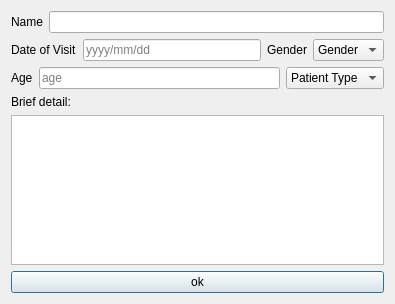
<?xml version="1.0" encoding="UTF-8"?>
<ui version="4.0">
 <class>nextwindow</class>
 <widget class="QDialog" name="nextwindow">
  <property name="geometry">
   <rect>
    <x>0</x>
    <y>0</y>
    <width>395</width>
    <height>304</height>
   </rect>
  </property>
  <property name="windowTitle">
   <string>Dialog</string>
  </property>
  <layout class="QVBoxLayout" name="verticalLayout_5">
   <item>
    <layout class="QVBoxLayout" name="verticalLayout_3">
     <item>
      <layout class="QVBoxLayout" name="verticalLayout_2">
       <item>
        <layout class="QVBoxLayout" name="verticalLayout">
         <item>
          <layout class="QHBoxLayout" name="horizontalLayout_2">
           <item>
            <layout class="QHBoxLayout" name="horizontalLayout">
             <item>
              <widget class="QLabel" name="nameLabel">
               <property name="text">
                <string>Name</string>
               </property>
              </widget>
             </item>
             <item>
              <widget class="QLineEdit" name="NameEditBox"/>
             </item>
            </layout>
           </item>
          </layout>
         </item>
        </layout>
       </item>
       <item>
        <layout class="QHBoxLayout" name="horizontalLayout_5">
         <item>
          <layout class="QHBoxLayout" name="horizontalLayout_4">
           <item>
            <widget class="QLabel" name="DateofVisitBox">
             <property name="frameShape">
              <enum>QFrame::NoFrame</enum>
             </property>
             <property name="lineWidth">
              <number>1</number>
             </property>
             <property name="text">
              <string>Date of Visit</string>
             </property>
            </widget>
           </item>
           <item>
            <widget class="QLineEdit" name="DateofVisit">
             <property name="inputMask">
              <string/>
             </property>
             <property name="text">
              <string/>
             </property>
             <property name="maxLength">
              <number>10</number>
             </property>
             <property name="placeholderText">
              <string>yyyy/mm/dd</string>
             </property>
            </widget>
           </item>
          </layout>
         </item>
         <item>
          <layout class="QHBoxLayout" name="horizontalLayout_3">
           <item>
            <widget class="QLabel" name="genderlabel">
             <property name="text">
              <string>Gender</string>
             </property>
            </widget>
           </item>
           <item>
            <widget class="QComboBox" name="gender">
             <item>
              <property name="text">
               <string>Gender</string>
              </property>
             </item>
             <item>
              <property name="text">
               <string>Male</string>
              </property>
             </item>
             <item>
              <property name="text">
               <string>Female</string>
              </property>
             </item>
             <item>
              <property name="text">
               <string>Others</string>
              </property>
             </item>
            </widget>
           </item>
          </layout>
         </item>
        </layout>
       </item>
      </layout>
     </item>
     <item>
      <layout class="QHBoxLayout" name="horizontalLayout_7">
       <item>
        <layout class="QHBoxLayout" name="horizontalLayout_6">
         <item>
          <widget class="QLabel" name="agelabel">
           <property name="text">
            <string>Age</string>
           </property>
          </widget>
         </item>
         <item>
          <widget class="QLineEdit" name="Ageedit">
           <property name="inputMask">
            <string/>
           </property>
           <property name="maxLength">
            <number>3</number>
           </property>
           <property name="placeholderText">
            <string>age</string>
           </property>
          </widget>
         </item>
        </layout>
       </item>
       <item>
        <widget class="QComboBox" name="patientType">
         <item>
          <property name="text">
           <string>Patient Type</string>
          </property>
         </item>
         <item>
          <property name="text">
           <string>Inpatient</string>
          </property>
         </item>
         <item>
          <property name="text">
           <string>Outpatient</string>
          </property>
         </item>
        </widget>
       </item>
      </layout>
     </item>
    </layout>
   </item>
   <item>
    <layout class="QVBoxLayout" name="verticalLayout_4">
     <item>
      <widget class="QLabel" name="detaillabel">
       <property name="text">
        <string>Brief detail:</string>
       </property>
      </widget>
     </item>
     <item>
      <widget class="QTextBrowser" name="detailedit"/>
     </item>
    </layout>
   </item>
   <item>
    <widget class="QPushButton" name="pushButton">
     <property name="text">
      <string>ok</string>
     </property>
    </widget>
   </item>
  </layout>
 </widget>
 <resources/>
 <connections/>
</ui>
